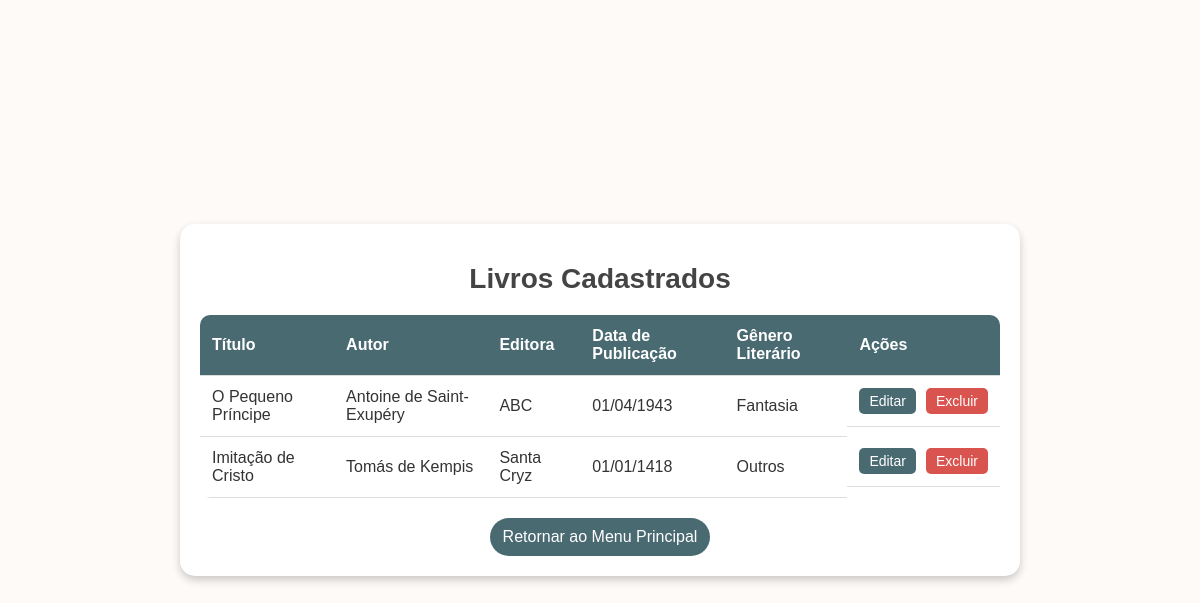
Page /list_books on the earlier database version.
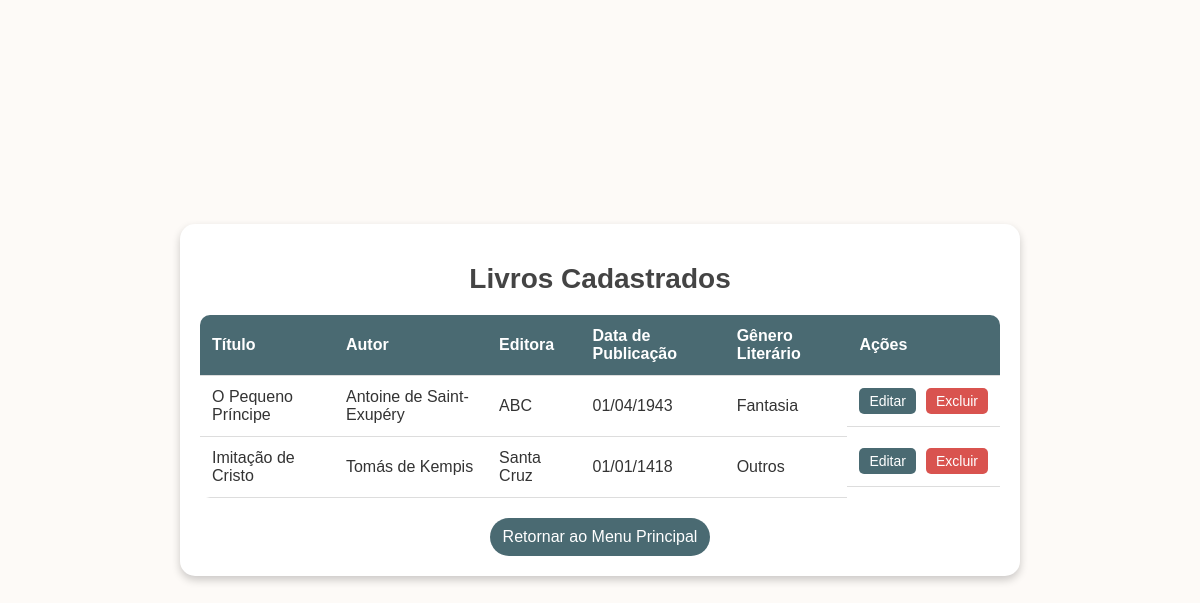
Same page on the later database version.
### app.py (models this page shows)
class Book(db.Model):
    id = db.Column(db.Integer, primary_key=True)
    title = db.Column(db.String(100), nullable=False)
    author = db.Column(db.String(100), nullable=False)
    publisher = db.Column(db.String(100), nullable=True)
    data_publicacao = db.Column(db.String(10), nullable=True)  # Formato DD/MM/AAAA
    genero_literario = db.Column(db.String(50), nullable=True)

### app.py (the view)
@app.route('/list_books')
def list_books():
    books = Book.query.all()
    return render_template('list_books.html', books=books)

### templates/list_books.html (shortened to what this page needs)
<!DOCTYPE html>
<html lang="en">
<head>
</head>
<body>
    <div class="container">
        <h1>Livros Cadastrados</h1>
        <table>
            <thead>
                <tr>
                    <th>Título</th>
                    <th>Autor</th>
                    <th>Editora</th>
                    <th>Data de Publicação</th>
                    <th>Gênero Literário</th>
                    <th>Ações</th>
                </tr>
            </thead>
            <tbody>
                {% for book in books %}
                    <tr>
                        <td>{{ book.title }}</td>
                        <td>{{ book.author }}</td>
                        <td>{{ book.publisher }}</td>
                        <td>{{ book.data_publicacao }}</td>
                        <td>{{ book.genero_literario }}</td>
                        <td class="action-buttons">
                            <a href="{{ url_for('edit_book', book_id=book.id) }}"><button>Editar</button></a>
                            <form action="{{ url_for('delete_book', book_id=book.id) }}" method="post" onsubmit="return confirm('Tem certeza que deseja excluir este livro?');">
                                <button type="submit">Excluir</button>
                            </form>
                        </td>
                    </tr>
                {% endfor %}
            </tbody>
        </table>
        <a href="{{ url_for('home') }}" class="return-button">Retornar ao Menu Principal</a>
    </div>
</body>
</html>

Differences in the rows shown:
changed Book "Imitação de Cristo": publisher "Santa Cryz" → "Santa Cruz"
